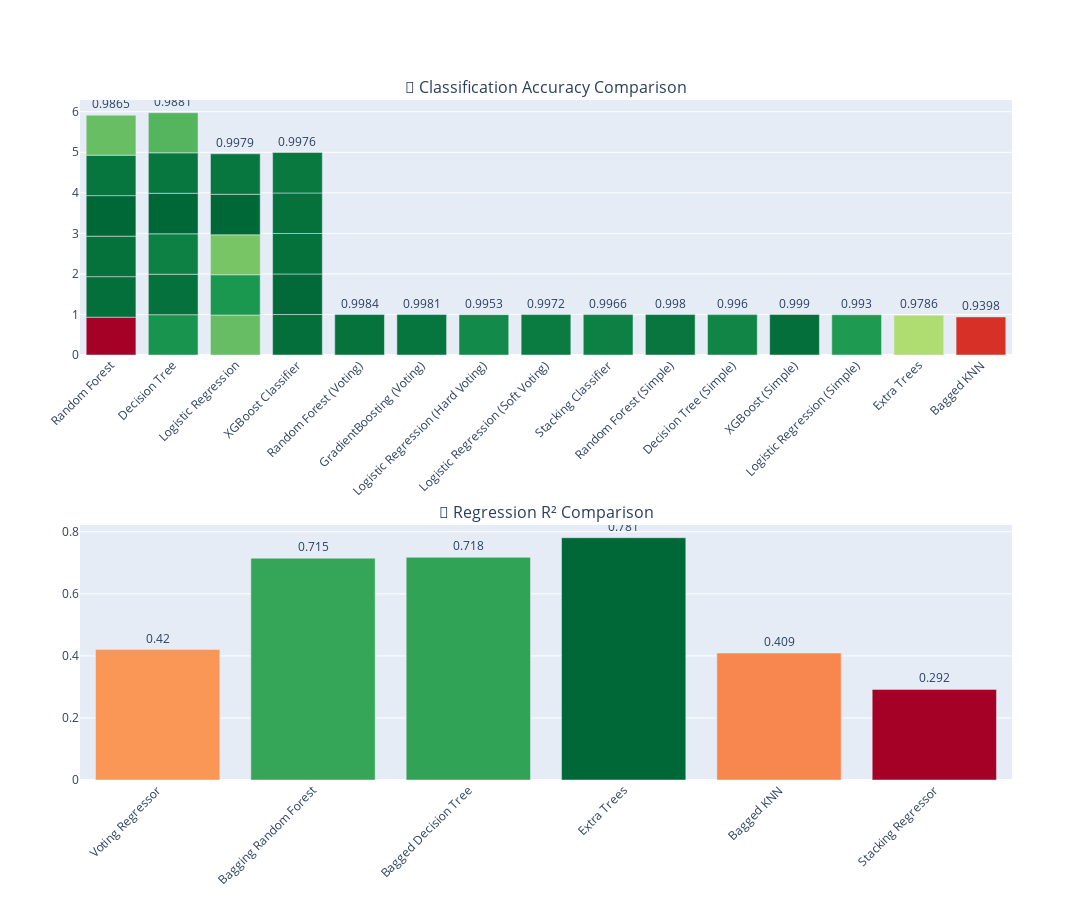

Notebook code for this chart:
### Code cell
import pandas as pd
import plotly.graph_objects as go
from plotly.subplots import make_subplots
import plotly.express as px

# -----------------------------
# Classification Data
# -----------------------------
classification_data = {
    "Model": [
        "Random Forest", "Decision Tree", "Logistic Regression", "XGBoost Classifier",
        "Random Forest", "Decision Tree", "Logistic Regression", "XGBoost Classifier",
        "Random Forest", "Decision Tree", "Logistic Regression", "XGBoost Classifier",
        "Random Forest", "Decision Tree", "Logistic Regression", "XGBoost Classifier",
        "Random Forest", "Decision Tree", "Logistic Regression", "XGBoost Classifier",
        "Random Forest (Voting)", "GradientBoosting (Voting)", 
        "Logistic Regression (Hard Voting)", "Logistic Regression (Soft Voting)",
        "Stacking Classifier", "Random Forest (Simple)", "Decision Tree (Simple)", 
        "XGBoost (Simple)", "Logistic Regression (Simple)",
        "Random Forest", "Decision Tree", "Extra Trees", "Bagged KNN"
    ],
    "Accuracy": [
        0.9331, 0.9938, 0.9866, 0.9990,
        0.9990, 0.9987, 0.9933, 0.9997,
        0.9988, 0.9967, 0.9848, 0.9988,
        1.0000, 1.0000, 1.0000, 0.9988,
        0.9981, 0.9979, 0.9979, 0.9976,
        0.9984, 0.9981, 0.9953, 0.9972,
        0.9966, 0.998, 0.996, 0.999, 0.993,
        0.9865, 0.9881, 0.9786, 0.9398
    ]
}
df_class = pd.DataFrame(classification_data)

# -----------------------------
# Regression Data
# -----------------------------
regression_data = {
    "Model": [
        "Voting Regressor", "Bagging Random Forest", "Bagged Decision Tree",
        "Extra Trees", "Bagged KNN", "Stacking Regressor"
    ],
    "R2": [0.4204, 0.7147, 0.7176, 0.7807, 0.4091, 0.292]
}
df_reg = pd.DataFrame(regression_data)

# -----------------------------
# Create Subplots
# -----------------------------
fig = make_subplots(
    rows=2, cols=1,
    subplot_titles=("🔹 Classification Accuracy Comparison", "🔹 Regression R² Comparison")
)

# Classification bar
fig.add_trace(
    go.Bar(
        x=df_class["Model"],
        y=df_class["Accuracy"],
        marker=dict(color=df_class["Accuracy"], colorscale=px.colors.diverging.RdYlGn),
        text=df_class["Accuracy"].round(4),
        textposition='outside',
        name="Classification"
    ),
    row=1, col=1
)

# Regression bar
fig.add_trace(
    go.Bar(
        x=df_reg["Model"],
        y=df_reg["R2"],
        marker=dict(color=df_reg["R2"], colorscale=px.colors.diverging.RdYlGn),
        text=df_reg["R2"].round(3),
        textposition='outside',
        name="Regression"
    ),
    row=2, col=1
)

# Layout
fig.update_layout(
    height=900, width=1200,
    showlegend=False,
    xaxis_tickangle=-45,
    xaxis2_tickangle=-45
)

fig.show()

### Figure 1 — Plotly figure (JSON) as saved in the notebook; plotly's stock layout.template omitted (floating-point values rounded to 4 significant figures)
{"data": [{"marker": {"color": [0.9331, 0.9938, 0.9866, 0.999, 0.999, 0.9987, 0.9933, 0.9997, 0.9988, 0.9967, 0.9848, 0.9988, 1.0, 1.0, 1.0, 0.9988, 0.9981, 0.9979, 0.9979, 0.9976, 0.9984, 0.9981, 0.9953, 0.9972, 0.9966, 0.998, 0.996, 0.999, 0.993, 0.9865, 0.9881, 0.9786, 0.9398], "colorscale": [[0, "rgb(165,0,38)"], [0.1, "rgb(215,48,39)"], [0.2, "rgb(244,109,67)"], [0.3, "rgb(253,174,97)"], [0.4, "rgb(254,224,139)"], [0.5, "rgb(255,255,191)"], [0.6, "rgb(217,239,139)"], [0.7, "rgb(166,217,106)"], [0.8, "rgb(102,189,99)"], [0.9, "rgb(26,152,80)"], [1, "rgb(0,104,55)"]]}, "name": "Classification", "text": [0.9331, 0.9938, 0.9866, 0.999, 0.999, 0.9987, 0.9933, 0.9997, 0.9988, 0.9967, 0.9848, 0.9988, 1.0, 1.0, 1.0, 0.9988, 0.9981, 0.9979, 0.9979, 0.9976, 0.9984, 0.9981, 0.9953, 0.9972, 0.9966, 0.998, 0.996, 0.999, 0.993, 0.9865, 0.9881, 0.9786, 0.9398], "textposition": "outside", "type": "bar", "x": ["Random Forest", "Decision Tree", "Logistic Regression", "XGBoost Classifier", "Random Forest", "Decision Tree", "Logistic Regression", "XGBoost Classifier", "Random Forest", "Decision Tree", "Logistic Regression", "XGBoost Classifier", "Random Forest", "Decision Tree", "Logistic Regression", "XGBoost Classifier", "Random Forest", "Decision Tree", "Logistic Regression", "XGBoost Classifier", "Random Forest (Voting)", "GradientBoosting (Voting)", "Logistic Regression (Hard Voting)", "Logistic Regression (Soft Voting)", "Stacking Classifier", "Random Forest (Simple)", "Decision Tree (Simple)", "XGBoost (Simple)", "Logistic Regression (Simple)", "Random Forest", "Decision Tree", "Extra Trees", "Bagged KNN"], "xaxis": "x", "y": [0.9331, 0.9938, 0.9866, 0.999, 0.999, 0.9987, 0.9933, 0.9997, 0.9988, 0.9967, 0.9848, 0.9988, 1.0, 1.0, 1.0, 0.9988, 0.9981, 0.9979, 0.9979, 0.9976, 0.9984, 0.9981, 0.9953, 0.9972, 0.9966, 0.998, 0.996, 0.999, 0.993, 0.9865, 0.9881, 0.9786, 0.9398], "yaxis": "y"}, {"marker": {"color": [0.4204, 0.7147, 0.7176, 0.7807, 0.4091, 0.292], "colorscale": [[0, "rgb(165,0,38)"], [0.1, "rgb(215,48,39)"], [0.2, "rgb(244,109,67)"], [0.3, "rgb(253,174,97)"], [0.4, "rgb(254,224,139)"], [0.5, "rgb(255,255,191)"], [0.6, "rgb(217,239,139)"], [0.7, "rgb(166,217,106)"], [0.8, "rgb(102,189,99)"], [0.9, "rgb(26,152,80)"], [1, "rgb(0,104,55)"]]}, "name": "Regression", "text": [0.42, 0.715, 0.718, 0.781, 0.409, 0.292], "textposition": "outside", "type": "bar", "x": ["Voting Regressor", "Bagging Random Forest", "Bagged Decision Tree", "Extra Trees", "Bagged KNN", "Stacking Regressor"], "xaxis": "x2", "y": [0.4204, 0.7147, 0.7176, 0.7807, 0.4091, 0.292], "yaxis": "y2"}], "layout": {"annotations": [{"font": {"size": 16}, "showarrow": false, "text": "🔹 Classification Accuracy Comparison", "x": 0.5, "xanchor": "center", "xref": "paper", "y": 1, "yanchor": "bottom", "yref": "paper"}, {"font": {"size": 16}, "showarrow": false, "text": "🔹 Regression R² Comparison", "x": 0.5, "xanchor": "center", "xref": "paper", "y": 0.375, "yanchor": "bottom", "yref": "paper"}], "height": 900, "showlegend": false, "width": 1200, "xaxis": {"anchor": "y", "domain": [0, 1], "tickangle": -45}, "xaxis2": {"anchor": "y2", "domain": [0, 1], "tickangle": -45}, "yaxis": {"anchor": "x", "domain": [0.625, 1]}, "yaxis2": {"anchor": "x2", "domain": [0, 0.375]}}}
